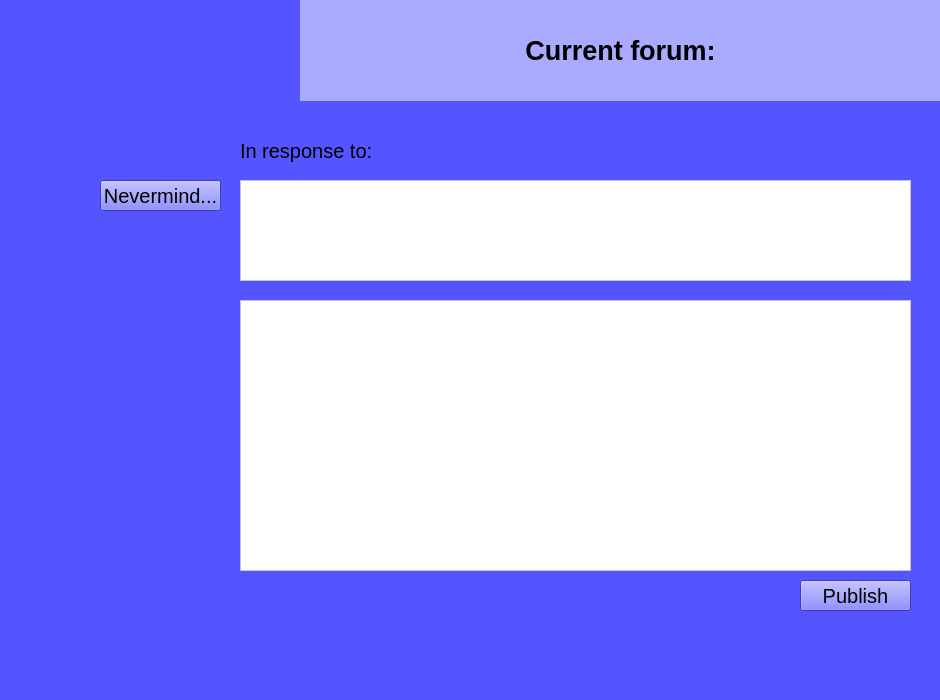
<?xml version="1.0" encoding="UTF-8"?>
<ui version="4.0">
 <class>MainWindow</class>
 <widget class="QMainWindow" name="MainWindow">
  <property name="geometry">
   <rect>
    <x>0</x>
    <y>0</y>
    <width>940</width>
    <height>700</height>
   </rect>
  </property>
  <property name="windowTitle">
   <string>MainWindow</string>
  </property>
  <property name="styleSheet">
   <string notr="true">background-color: rgb(85, 85, 255);</string>
  </property>
  <widget class="QWidget" name="centralwidget">
   <widget class="QTextEdit" name="ReplyTextEdit">
    <property name="geometry">
     <rect>
      <x>240</x>
      <y>300</y>
      <width>671</width>
      <height>271</height>
     </rect>
    </property>
    <property name="font">
     <font>
      <pointsize>14</pointsize>
     </font>
    </property>
    <property name="styleSheet">
     <string notr="true">background-color: rgb(255, 255, 255);
border-color: rgb(170, 0, 255);</string>
    </property>
    <property name="html">
     <string>&lt;!DOCTYPE HTML PUBLIC &quot;-//W3C//DTD HTML 4.0//EN&quot; &quot;http://www.w3.org/TR/REC-html40/strict.dtd&quot;&gt;
&lt;html&gt;&lt;head&gt;&lt;meta name=&quot;qrichtext&quot; content=&quot;1&quot; /&gt;&lt;style type=&quot;text/css&quot;&gt;
p, li { white-space: pre-wrap; }
&lt;/style&gt;&lt;/head&gt;&lt;body style=&quot; font-family:'Cantarell'; font-size:14pt; font-weight:400; font-style:normal;&quot;&gt;
&lt;p style=&quot;-qt-paragraph-type:empty; margin-top:0px; margin-bottom:0px; margin-left:0px; margin-right:0px; -qt-block-indent:0; text-indent:0px;&quot;&gt;&lt;br /&gt;&lt;/p&gt;&lt;/body&gt;&lt;/html&gt;</string>
    </property>
   </widget>
   <widget class="QPushButton" name="PublishBtn">
    <property name="geometry">
     <rect>
      <x>800</x>
      <y>580</y>
      <width>111</width>
      <height>31</height>
     </rect>
    </property>
    <property name="font">
     <font>
      <pointsize>15</pointsize>
     </font>
    </property>
    <property name="text">
     <string>Publish</string>
    </property>
   </widget>
   <widget class="QTextEdit" name="CommentTextEdit">
    <property name="geometry">
     <rect>
      <x>240</x>
      <y>180</y>
      <width>671</width>
      <height>101</height>
     </rect>
    </property>
    <property name="font">
     <font>
      <pointsize>14</pointsize>
     </font>
    </property>
    <property name="styleSheet">
     <string notr="true">background-color: rgb(255, 255, 255);
border-color: rgb(170, 0, 255);</string>
    </property>
    <property name="readOnly">
     <bool>true</bool>
    </property>
    <property name="html">
     <string>&lt;!DOCTYPE HTML PUBLIC &quot;-//W3C//DTD HTML 4.0//EN&quot; &quot;http://www.w3.org/TR/REC-html40/strict.dtd&quot;&gt;
&lt;html&gt;&lt;head&gt;&lt;meta name=&quot;qrichtext&quot; content=&quot;1&quot; /&gt;&lt;style type=&quot;text/css&quot;&gt;
p, li { white-space: pre-wrap; }
&lt;/style&gt;&lt;/head&gt;&lt;body style=&quot; font-family:'Cantarell'; font-size:14pt; font-weight:400; font-style:normal;&quot;&gt;
&lt;p style=&quot;-qt-paragraph-type:empty; margin-top:0px; margin-bottom:0px; margin-left:0px; margin-right:0px; -qt-block-indent:0; text-indent:0px;&quot;&gt;&lt;br /&gt;&lt;/p&gt;&lt;/body&gt;&lt;/html&gt;</string>
    </property>
   </widget>
   <widget class="QLabel" name="WhichForum">
    <property name="geometry">
     <rect>
      <x>240</x>
      <y>130</y>
      <width>141</width>
      <height>41</height>
     </rect>
    </property>
    <property name="font">
     <font>
      <pointsize>15</pointsize>
     </font>
    </property>
    <property name="text">
     <string>In response to:</string>
    </property>
   </widget>
   <widget class="QPushButton" name="NevermindBtn">
    <property name="geometry">
     <rect>
      <x>100</x>
      <y>180</y>
      <width>121</width>
      <height>31</height>
     </rect>
    </property>
    <property name="font">
     <font>
      <pointsize>15</pointsize>
     </font>
    </property>
    <property name="text">
     <string>Nevermind...</string>
    </property>
   </widget>
   <widget class="QLabel" name="label">
    <property name="geometry">
     <rect>
      <x>0</x>
      <y>0</y>
      <width>301</width>
      <height>101</height>
     </rect>
    </property>
    <property name="styleSheet">
     <string notr="true"/>
    </property>
    <property name="text">
     <string/>
    </property>
    <property name="pixmap">
     <pixmap>../../SpoiledEGG_New.png</pixmap>
    </property>
   </widget>
   <widget class="QLabel" name="CurrentForumLabel">
    <property name="geometry">
     <rect>
      <x>300</x>
      <y>0</y>
      <width>641</width>
      <height>101</height>
     </rect>
    </property>
    <property name="font">
     <font>
      <pointsize>20</pointsize>
      <weight>75</weight>
      <bold>true</bold>
     </font>
    </property>
    <property name="autoFillBackground">
     <bool>false</bool>
    </property>
    <property name="styleSheet">
     <string notr="true">background-color: rgb(170, 170, 255);</string>
    </property>
    <property name="text">
     <string>Current forum:</string>
    </property>
    <property name="alignment">
     <set>Qt::AlignCenter</set>
    </property>
   </widget>
  </widget>
  <widget class="QStatusBar" name="statusbar"/>
 </widget>
 <resources/>
 <connections/>
</ui>
